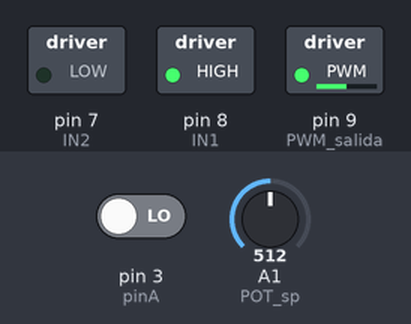
This sketch was run on a simulated Arduino Uno, built with avr-gcc and run on an emulated ATmega328P. Parts: switched loads named in the sketch (green lamp = pin HIGH). The test bench sets the inputs (shaded band); at power-on: A1 (POT_sp) = 512, pin 3 (pinA) LOW. What the sketch prints to the serial monitor is not drawn.

Above: at 1.2 s.
1.3 s: A1 (POT_sp) set to 109
At 2.4 s:
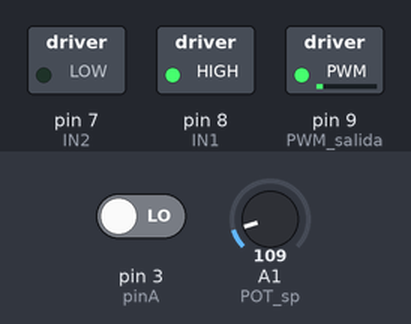
2.8 s: A1 (POT_sp) set to 98
At 3.5 s:
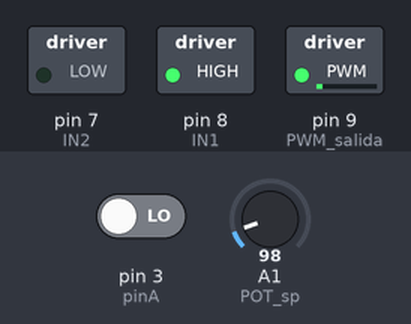
5.8 s: A1 (POT_sp) set to 716
At 7.0 s:
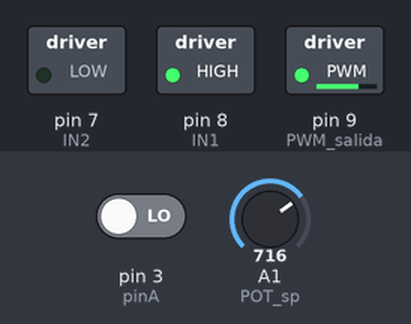
7.3 s: A1 (POT_sp) set to 1023
At 8.1 s:
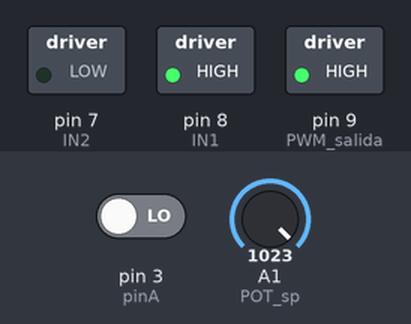
8.8 s: A1 (POT_sp) set to 1012
At 9.3 s:
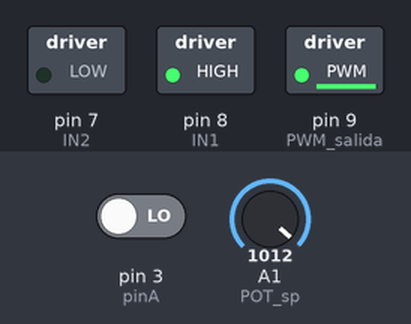
11.8 s: A1 (POT_sp) set to 511
At 12.8 s:
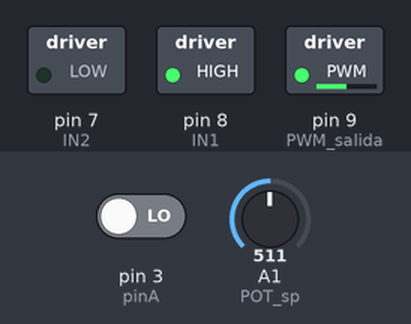
Timing chart, 0 to 14.8 s (numbered marks = the images above; inputs shaded):
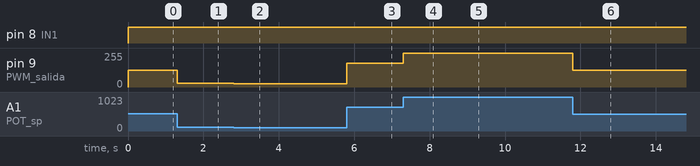

Measured:
- after the input at 1.3 s, pin 9 (PWM_salida): 127/255 → 27/255 at once
- after the input at 2.8 s, pin 9 (PWM_salida): 27/255 → 24/255 at once
- after the input at 5.8 s, pin 9 (PWM_salida): 24/255 → 178/255 at once
- after the input at 7.3 s, pin 9 (PWM_salida): 178/255 → 255/255 at once
- after the input at 8.8 s, pin 9 (PWM_salida): 255/255 → 252/255 at once
- after the input at 11.8 s, pin 9 (PWM_salida): 252/255 → 127/255 at once

The sketch:

6CompiladoCompa_eroSebastian.ino
```cpp
volatile unsigned muestraActual = 0;
volatile unsigned muestraAnterior = 0;
volatile unsigned deltaMuestreo = 0;
int k = 10;
int IN1 = 8;
int IN2 = 7;


// Variables para almacenar el estado del encoder
volatile int encoderPos = 0;
volatile int lastEncoderPos = 0;


int POT_sp = 1;
float sp;
int PWM_salida = 9;
float pv;

const int pinA = 3;
volatile int contador = 0;
unsigned long previousMillis = 0;
long interval = 2;


void setup() {
  // Configurar los pines del encoder como entradas y activar las resistencias de pull-up
  pinMode(pinA, INPUT);
  pinMode( PWM_salida, OUTPUT );
  Serial.begin(115200);
  attachInterrupt(1, interrupcion,RISING);

  //motores
  pinMode( IN1, OUTPUT );
  pinMode( IN2, OUTPUT );
}

void loop() {
  muestraActual = millis();
  deltaMuestreo = (double) muestraActual - muestraAnterior;
  digitalWrite(IN1, HIGH);
  digitalWrite(IN2, LOW);
  //analogWrite(PWM_salida,119);

  if( deltaMuestreo >= k){

    muestraAnterior = muestraActual;
    pv = 100*contador*(60.0/27000.0); // RPM del eje
    contador = 0;
  }

  sp = analogRead(POT_sp)*(100.0/1023.0);
  analogWrite(PWM_salida, sp*(255.0/100.0));

  Serial.print(" SP: ");
  Serial.print(sp);
  Serial.print(", PV: ");
  Serial.println(pv);
}


void interrupcion(){
  contador++;
  }
```
